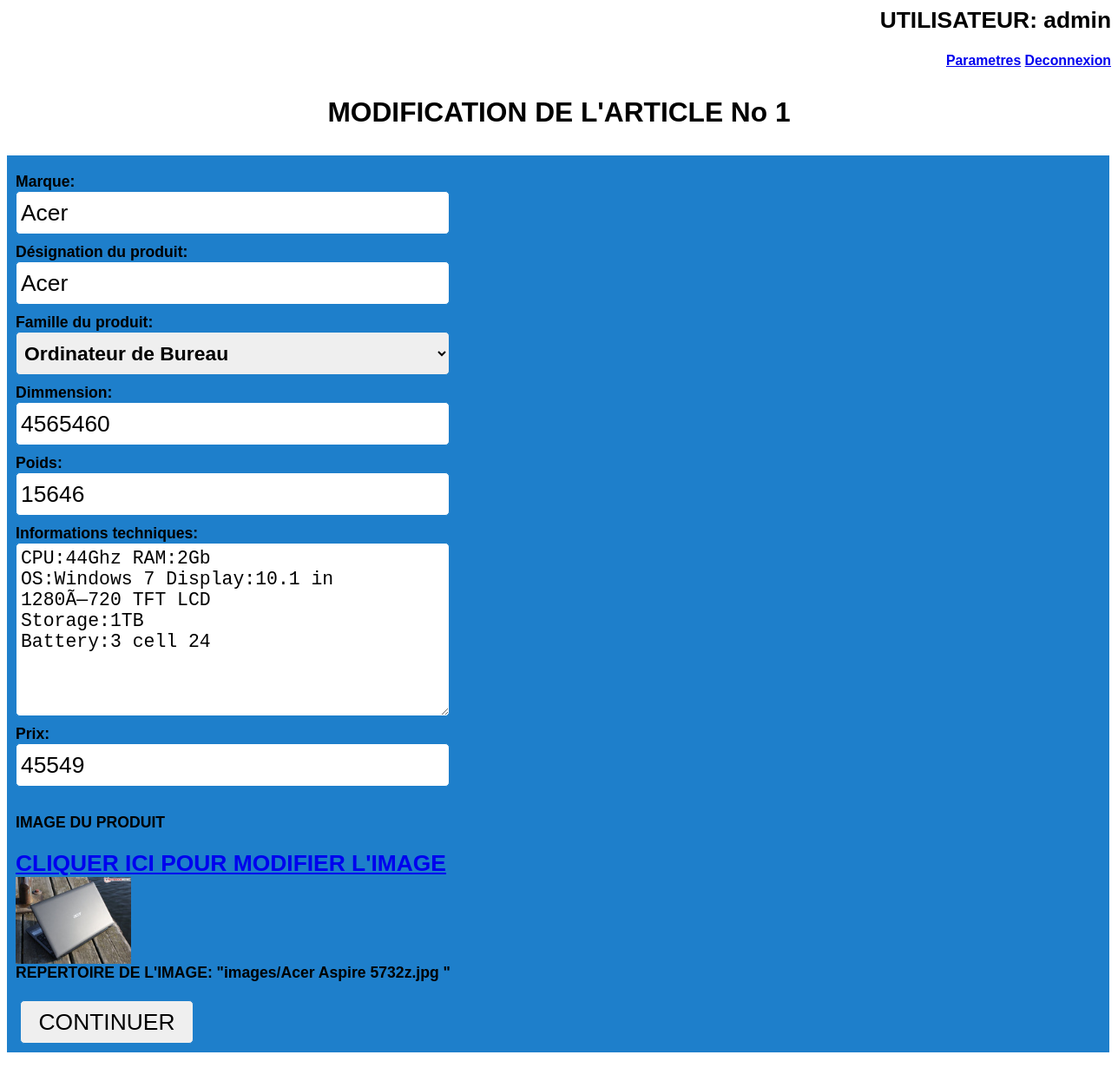
The page /modif.php?n=1 (signed in) on the database its author committed.
### tables this page shows
CREATE TABLE IF NOT EXISTS `catalogue` (
  `ID` int(4) unsigned NOT NULL AUTO_INCREMENT,
  `Marque` varchar(20) NOT NULL,
  `Nom` varchar(20) NOT NULL,
  `Famille` varchar(20) NOT NULL,
  `Dimension` float NOT NULL,
  `Poids` float NOT NULL,
  `Infotech` varchar(100) NOT NULL,
  `Prix` int(10) NOT NULL,
  `imagepath` varchar(100) NOT NULL,
  PRIMARY KEY (`ID`),
  UNIQUE KEY `ID` (`ID`)
);

### modif.php (the view, shortened to what this page needs)
<?php
         include('login3.php');
?>
<?php
$num=$_GET['n'];
$con=mysqli_connect("localhost","root","","dbequipe8");
		$result = mysqli_query($con,"SELECT  * FROM Catalogue  where  ID=$num");
		$row = mysqli_fetch_array($result);
?>
<!DOCTYPE html>
<head>
<link rel="stylesheet" href="./style/gestion.css"  />
</head>
<body>
<h1 align="center"><b>
<p>MODIFICATION DE L'ARTICLE  No <?php  echo $_GET['n']   ?></p></b></h1>
<form action="upload_imagemodif.php?s=<?php  echo $_GET['n']  ; ?>&e=<?php  echo $row['imagepath'] ;?> " method="post" enctype="multipart/form-data" onSubmit="return fvalidate()">
<label for="marque">Marque: </label><input type="text" name="marque" id="marque" autofocus  onkeypress="return validateLetter(this,'errormarque');" ondrop="return false;" onpaste="return false;"  value=<?php  echo $row['Marque']; ?> ><span id="errormarque">* Entrer des characteres (a-z)</span><br />
<label for="designation">Désignation du produit: </label><input type="text" name="designation" id="designation" onkeypress="return validateLetterNumber(this,'errordesignation');" ondrop="return false;" onpaste="return false;"  value=<?php  echo $row['Nom'] ;?> /><span id="errordesignation">* Entrer des characteres (a-z)</span><br />
<label for="faproduit">Famille du produit:</label>
<select name="faproduit" id="faproduit">
  <option value="Ordinateur de Bureau">Ordinateur de Bureau</option>
</select>
<span id="errorfaproduit" >* Entrer des characteres (a-z)</span><br />
<label for="dimmension">Dimmension:</label><input type="text" name="dimmension" id="dimmension"  onkeypress="return validateNumber(this,'errordim');" ondrop="return false;" onpaste="return false;" value=<?php  echo $row['Dimension'] ;?> /><span id="errordim">* Entrer des nombres (0-9)</span><br />
<label for="poids">Poids:</label><input type="text" name="poids" id="poids" onkeypress="return validateNumber(this,'errorpoids');" ondrop="return false;" onpaste="return false;"  value=<?php  echo $row['Poids'] ;?> /><span id="errorpoids">*Entrer des nombres (0-9)</span><br />
<label for="infotech">Informations techniques:</label><textarea id="infotech" name="infotech" id="infotech" /><?php  echo $row['Infotech'] ;?></textarea><span id="errorinfotech"></span><br />
<label for="prix">Prix:</label><input type="text" name="prix" id="prix"  onkeypress="return validateNumber(this,'errorprix');" ondrop="return false;" onpaste="return false;"  value=<?php  echo $row['Prix'] ;?>> <span id="errorprix">* Entrer des nombres (0-9)</span><br />
<br />
<label for="image">IMAGE DU PRODUIT <br>
<br>
<b id='LinkModifIMage'><a href="./modifsuite.php?w=&n='<?php  echo $num ?>'" target="_self">CLIQUER ICI POUR MODIFIER L'IMAGE</a></b>
<br>
<img onmouseover="bigImg(this)" onmouseout="normalImg(this)"src="<?php  echo $row['imagepath'] ;?> " alt="Image Introuvalbe"  witdh="10" height="100" /><br> REPERTOIRE DE L'IMAGE: "<?php  echo $row['imagepath'] ;?> "<br><br />
<input type="submit" name="modifier" value="CONTINUER"/>
</form>
</body>
</html>

### style/gestion.css (style rules this page uses)
p { font-family:"Arial Helvetica",sans-serif; font-size:90%; }
body { font-family:Arial, Helvetica, sans-serif; font-size:110%; font-weight:bold; }
form { background-color:#1E7FCB; padding:10px; width:1250px; }
#LinkModifIMage { font-family:Arial, Helvetica, sans-serif; font-size:150%; color:red; }
label { margin-top:10px; display:block; }
#faproduit { font-size:130%; font-weight:bold; padding: 5px; border: 1px solid #1E7FCB; border-radius: 5px; width: 500px; height: 50px; }
#infotech { width: 500px; height: 200px; }
input, textarea { font-size:150%; padding: 5px; border: 1px solid #1E7FCB; border-radius: 5px; width: 500px; height: 50px; }
input[type=submit], input[type=reset],input[type=file] { width:200px; margin-left:5px; cursor:pointer; }

### rows shown on the page
catalogue: marque "Acer", dimmension "4565460", poids "15646", infotech "CPU:44Ghz RAM:2Gb OS:Windows 7 Display:10.1 in 1280Ã—720 TFT LCD Storage:1TB Battery:3 cell 24", prix "45549", imagepath (picture), imagepath "images/Acer Aspire 5732z.jpg"

### other values the page prints
$_SESSION[Log] "admin"
$_GET['n'] "1"
